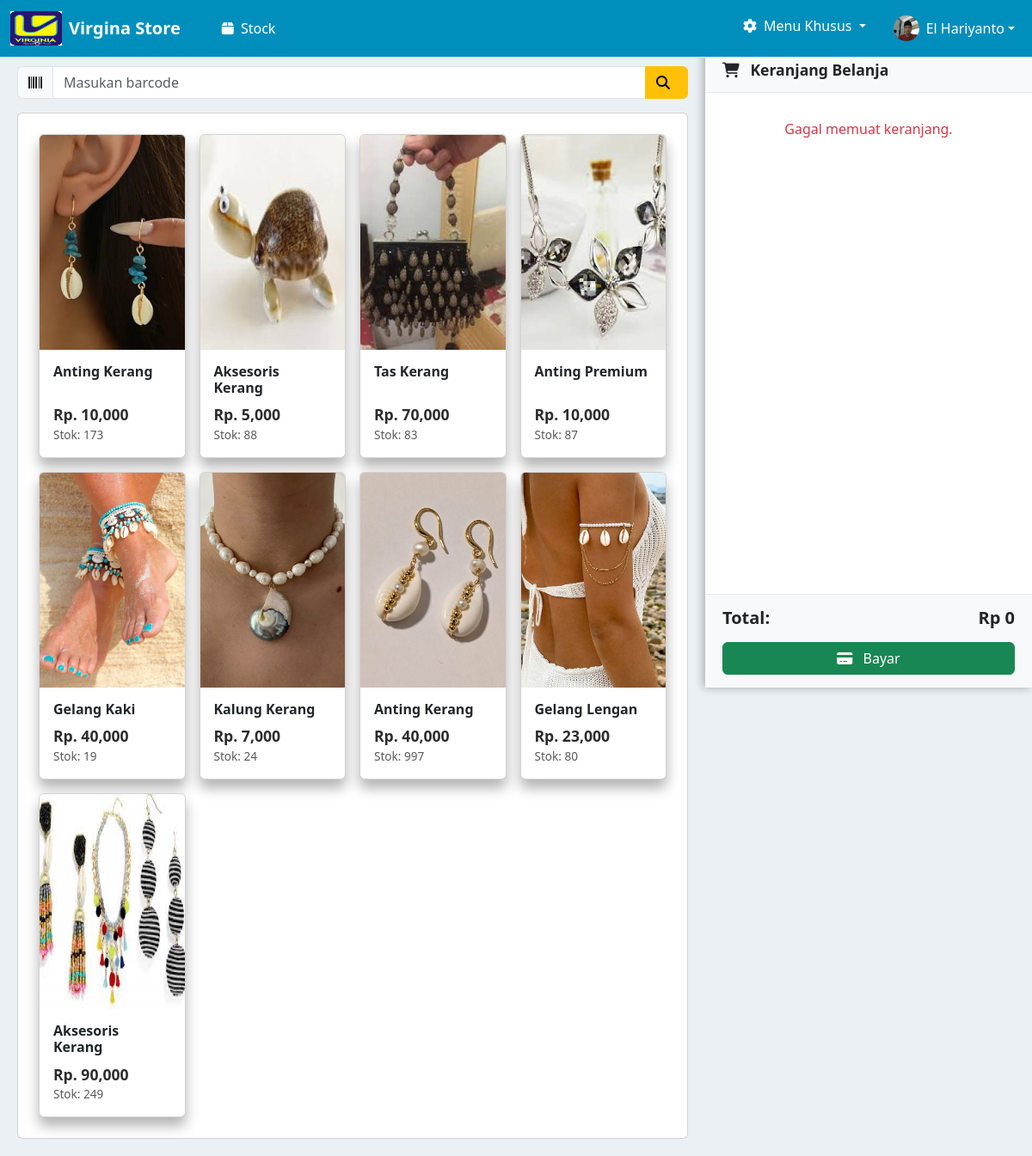
The app's page /kasir/ (signed in) with its own data.
### login/models.py (models this page shows, shortened)
class UserProfile(models.Model):
    user = models.OneToOneField(User, on_delete=models.CASCADE)
    nama = models.CharField(max_length=100)
    STATUS_CHOICES = [
        ('kasir', 'Kasir'),
        ('admin', 'Admin'),
    ]
    status = models.CharField(max_length=10, choices=STATUS_CHOICES)
    slogan = models.TextField(blank=True)
    alamat = models.CharField(max_length=255)
    no_telephon = models.CharField(max_length=20)
    foto_profile = models.ImageField(upload_to='profile_photos/', blank=True, null=True)

### kasir/models.py (models this page shows, shortened)
class Produk(models.Model):
    nama_barang = models.CharField(max_length=100)
    barcode = models.CharField(max_length=50, unique=True)
    harga_barang = models.DecimalField(max_digits=12, decimal_places=2)
    stok = models.PositiveIntegerField()
    gambar = models.ImageField(upload_to='gambar_produk/', blank=True, null=True)

### kasir/views.py (the view, shortened to what this page needs)
# urls.py: path('', views.halaman_kasir, name='halaman_kasir'),
@login_required(login_url='login')
@no_cache
def halaman_kasir(request):
    produk = Produk.objects.all()
    transaksi_id = request.session.get('current_transaksi_id')
    return render(request, 'home.html', {'produk': produk})

### login/context_processors.py (called while the page is built)
def user_profile(request):
    if request.user.is_authenticated:
        try:
            profile = UserProfile.objects.get(user=request.user)
        except UserProfile.DoesNotExist:
            profile = None
    else:
        profile = None
    return {'user_profile': profile}

### kasir/templates/home.html (shortened to what this page needs)
{% extends "base.html" %}
{% load static %}
{% load humanize %}
{% block content %}
<div class="main-container">
  <div class="content-area">
        <div class="input-group mb-3">
          <span class="input-group-text"><i class="fas fa-barcode"></i></span>
          <input type="text" id="barcodeInput" class="form-control" placeholder="Masukan barcode" onkeypress="if(event.key === 'Enter'){cariProdukByBarcode()}">
          <button class="btn btn-warning" onclick="cariProdukByBarcode()">
            <i class="fas fa-search me-2"></i>
          </button>
        </div>
    <div id="cardMode">
      <div class="card p-4">
      <div class="row g-3">
        {% for item in produk %}
        <div class="col-6 col-md-4 col-lg-3">
          <div class="card product-card" onclick="bukaDetail('{{ item.id }}', '{{ item.nama_barang }}', '{{ item.harga_barang }}', '{{ item.stok }}', '{{ item.gambar.url }}')">
            <img src="{{ item.gambar.url }}" class="card-img-top" style="height:250px; object-fit:cover;" alt="{{ item.nama_barang }}">
            <div class="card-body">
              <h6 class="card-title">{{ item.nama_barang }}</h6>
              <div>
                <p class="price" id="hitam">Rp. {{ item.harga_barang|floatformat:0|intcomma }}</p>
                <p class="stock">Stok: <span id="stok-{{ item.id }}">{{ item.stok|floatformat:0|intcomma }}</span></p>
              </div>
            </div>
          </div>
        </div>
        {% endfor %}
      </div>
    </div>
    </div>
  </div>
  <div class="cart-sidebar">
    <div class="cart-header">
      <h5><i class="fas fa-shopping-cart me-2"></i> Keranjang Belanja</h5>
    </div>
    <div class="cart-items" id="cartItems" style="margin-top: 20px;">
    </div>
    <div class="cart-footer">
      <div class="cart-total d-flex justify-content-between align-items-center">
        <h5>Total:</h5>
        <h5 id="totalBayar">Rp 0</h5>
      </div>
      <div class="cart-action mt-3">
        <a href="{% url 'halaman_bayar' %}" class="btn btn-success w-100"><i class="fas fa-credit-card me-2"></i> Bayar</a>
      </div>
    </div>
  </div>
</div>
{% endblock %}

### templates/base.html (shortened to what this page needs)
{% load static %}
<!DOCTYPE html>
<html lang="en">
<head>
    <link href="https://cdn.jsdelivr.net/npm/bootstrap@5.3.8/dist/css/bootstrap.min.css" rel="stylesheet">
    <link rel="stylesheet" href="https://cdnjs.cloudflare.com/ajax/libs/font-awesome/6.5.1/css/all.min.css">
</head>
<body>
    <nav class="navbar navbar-expand-lg navbar-custom sticky-top">
        <div class="container-fluid">
            <a class="navbar-brand d-flex align-items-center" href="{% url 'halaman_kasir' %}">
                <img src="{% static 'image/logo.png' %}" alt="logo" height="40" width="60" class="me-2">
                <strong>Virgina Store</strong>
            </a>
            <div class="collapse navbar-collapse" id="navbarNavDropdown">
                <ul class="navbar-nav mx-4">
                    <li class="nav-item">
                        <a class="nav-link active" aria-current="page" href="{% url 'halaman_kasir' %}">
                            <i class="fas fa-box me-1"></i> Stock
                        </a>
                    </li>
                </ul>
                <ul class="navbar-nav ms-auto">
                    <li class="nav-item dropdown me-3">
                        <a
                            class="nav-link dropdown-toggle"
                            href="#"
                            role="button"
                            data-bs-toggle="dropdown"
                            aria-expanded="false"
                        >
                            <i class="fas fa-cog me-1"></i> Menu Khusus
                        </a>
                    </li>
                    <li class="nav-item dropdown">
                        <a
                            class="nav-link dropdown-toggle d-flex align-items-center"
                            href="#"
                            role="button"
                            data-bs-toggle="dropdown"
                            aria-expanded="false"
                        >
                            {% if user_profile.foto_profile %}
                                <img src="{{ user_profile.foto_profile.url }}" alt="Profile" class="rounded-circle me-2" style="width: 30px; height: 30px; object-fit: cover;">
                            {% else %}
                                <i class="fas fa-user-circle me-2"></i>
                            {% endif %}
                            {{ user_profile.nama|default:user.username }}
                        </a>
                    </li>
                </ul>
            </div>
        </div>
    </nav>
    <div class="content-wrapper">
        {% block content %} {% endblock %}
    </div>
</body>
</html>

### templates/base.html (style rules this page uses)
body { background-color: #EBF0F5; }
.navbar-custom { background-color: #008FBD !important; border-bottom: 1px solid #e9ecef; }
.navbar-custom .navbar-brand, .navbar-custom .nav-link { color: #ffffff !important; }

### kasir/templates/home.html (style rules this page uses)
#hitam { color: rgb(44, 44, 44); }
.content-area { padding: 10px 400px 20px 20px; }
.product-card { background-color: #ffffff; color: #212529; box-shadow: 0 10px 15px rgba(0, 0, 0, 0.3); transition: transform 0.2s ease, box-shadow 0.2s ease, border-color 0.2s ease; cursor: pointer; height: 100%; display: flex; flex-direction: column; }
.product-card .card-img-top { border-top-left-radius: calc(0.375rem - 1px); border-top-right-radius: calc(0.375rem - 1px); }
.product-card .card-body { flex-grow: 1; display: flex; flex-direction: column; justify-content: space-between; }
.product-card .card-title { font-size: 1rem; font-weight: 600; color: #212529; margin-bottom: 0.5rem; }
.product-card .price { font-weight: 700; font-size: 1.1rem; color: #007bff; margin: 0; }
.product-card .stock { font-size: 0.85rem; color: #5a5a5a; margin: 0; }
.cart-sidebar { position: fixed; right: 0; top: 56px; height: calc(100vh - 56px); width: 380px; background-color: #ffffff; color: #212529; display: flex; flex-direction: column; flex-shrink: 0; box-shadow: -2px 0 10px rgba(0, 0, 0, 0.3); transition: transform 0.3s ease; z-index: 1000; }
.cart-header { padding: 15px 20px; background-color: #f8f9fa; border-bottom: 1px solid #e9ecef; flex-shrink: 0; }
.cart-header h5 { margin: 0; font-weight: 600; font-size: 1.1rem; }
.cart-items { flex-grow: 1; overflow-y: auto; padding: 10px; }
.cart-footer { padding: 15px 20px; background-color: #f8f9fa; border-top: 1px solid #e9ecef; flex-shrink: 0; }
.cart-total h5 { margin: 0; font-weight: 600; }

### records on screen
UserProfile: foto_profile (picture), nama "El Hariyanto"
Produk: gambar (picture), nama_barang "Anting Kerang", harga_barang "10,000", stok "173"
Produk: gambar (picture), nama_barang "Aksesoris Kerang", harga_barang "5,000", stok "88"
Produk: gambar (picture), nama_barang "Tas Kerang", harga_barang "70,000", stok "83"
Produk: gambar (picture), nama_barang "Anting Premium", harga_barang "10,000", stok "87"
Produk: gambar (picture), nama_barang "Gelang Kaki", harga_barang "40,000", stok "19"
Produk: gambar (picture), nama_barang "Kalung Kerang", harga_barang "7,000", stok "24"
Produk: gambar (picture), nama_barang "Anting Kerang", harga_barang "40,000", stok "997"
Produk: gambar (picture), nama_barang "Gelang Lengan", harga_barang "23,000", stok "80"
Produk: gambar (picture), nama_barang "Aksesoris Kerang", harga_barang "90,000", stok "249"
